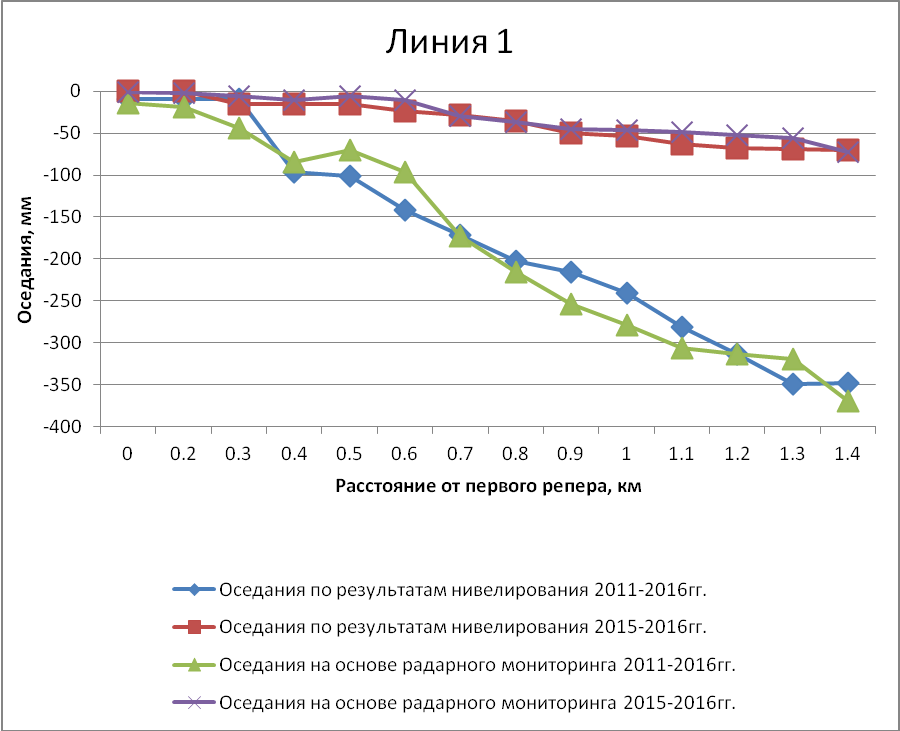
#> input picture artifacts/reconstruction/musikhin_line1_2011_2016_v1/inputs/source_line1_native.png, 900 x 731 px
$ python -i prepare.py   (imports and definitions only)
#> lines starting #> are read from the running program, lines starting #| are printed output that depends on the picture; after the words box and inside, x2 and y2 are one past the last pixel; in counts of white or black regions, pixels touching at a corner belong together
#> further down, picture is the input picture: PIL image 900x731 RGBA; mean R, G, B, A 244.4, 243.8, 243.6, 254.7
"""Prepare source-preserving figure/cell/tile jobs; never invent a coordinate system."""
from __future__ import annotations

import argparse
import csv
import hashlib
import json
import re
import shutil
from pathlib import Path

import pymupdf as fitz
import numpy as np
from PIL import Image


# [6 lines left out: function digest, not called in this run]


def write_json(path, value):
    path.parent.mkdir(parents=True, exist_ok=True)
    path.write_text(json.dumps(value, ensure_ascii=False, indent=2, sort_keys=True, default=list), encoding='utf-8')


# [8 lines left out: function serial, not called in this run]


def clusters(indices):
    groups = []
    for v in indices:
        if not groups or v - groups[-1][-1] > 2:
            groups.append([int(v)])
        else:
            groups[-1].append(int(v))
    return [int(round(np.mean(g))) for g in groups]


def table_grid(im, include_black=False):
#> called with include_black = False
    import cv2
    rgb = np.asarray(im.convert('RGB'))
    grey = cv2.cvtColor(rgb, cv2.COLOR_RGB2GRAY)
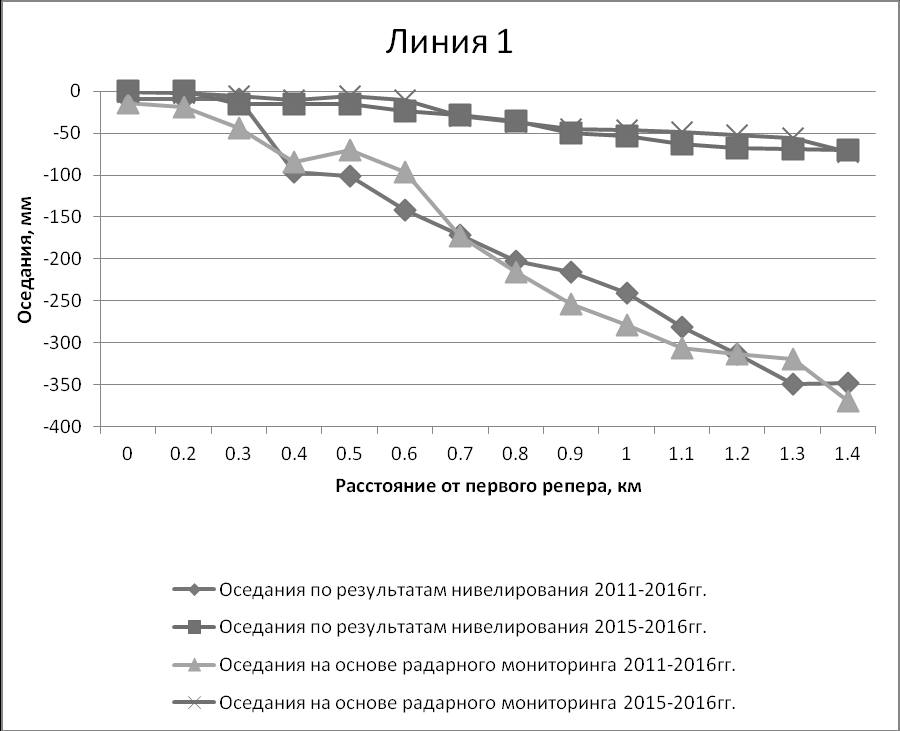
#> grey: shape (731, 900); min 0, max 255, mean 244
    # Excel grid is grey and achromatic; black text is deliberately excluded.
    achromatic = rgb.max(axis=2).astype(int) - rgb.min(axis=2).astype(int) < 12
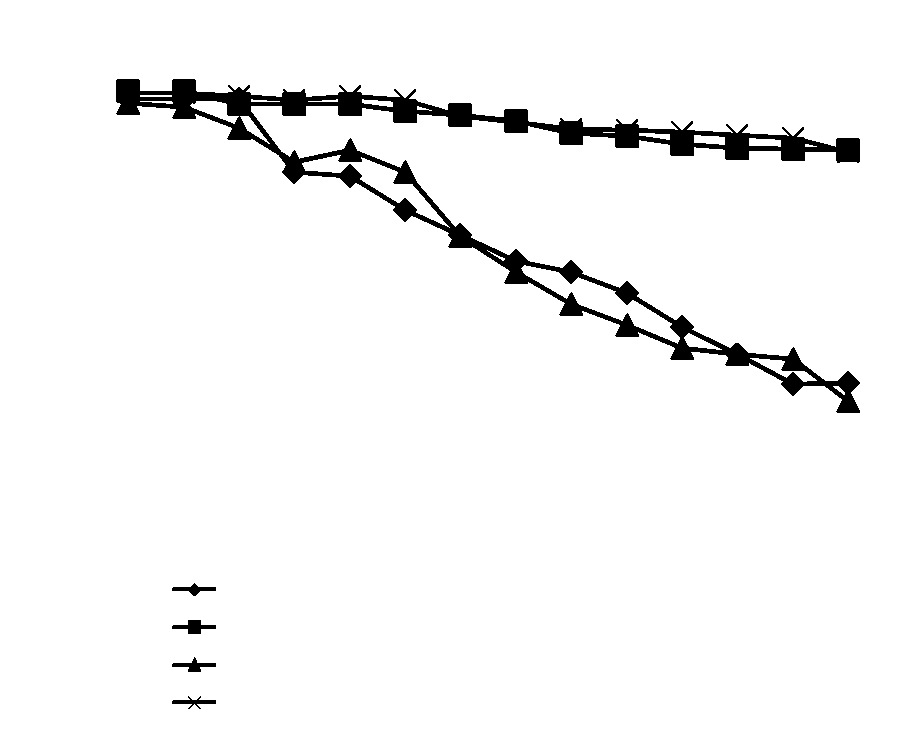
#> achromatic: shape (731, 900) bool; 96.2% white; 5 black regions, box (x1, y1, x2, y2) and area: (116, 79, 860, 413) 24013, (172, 620, 216, 634) 305, (172, 657, 216, 672) 256, (172, 583, 216, 596) 226, (172, 696, 216, 709) 209
    mask = (((grey >= 0) if include_black else (grey > 140)) & (grey < 245) & achromatic).astype('uint8') * 255
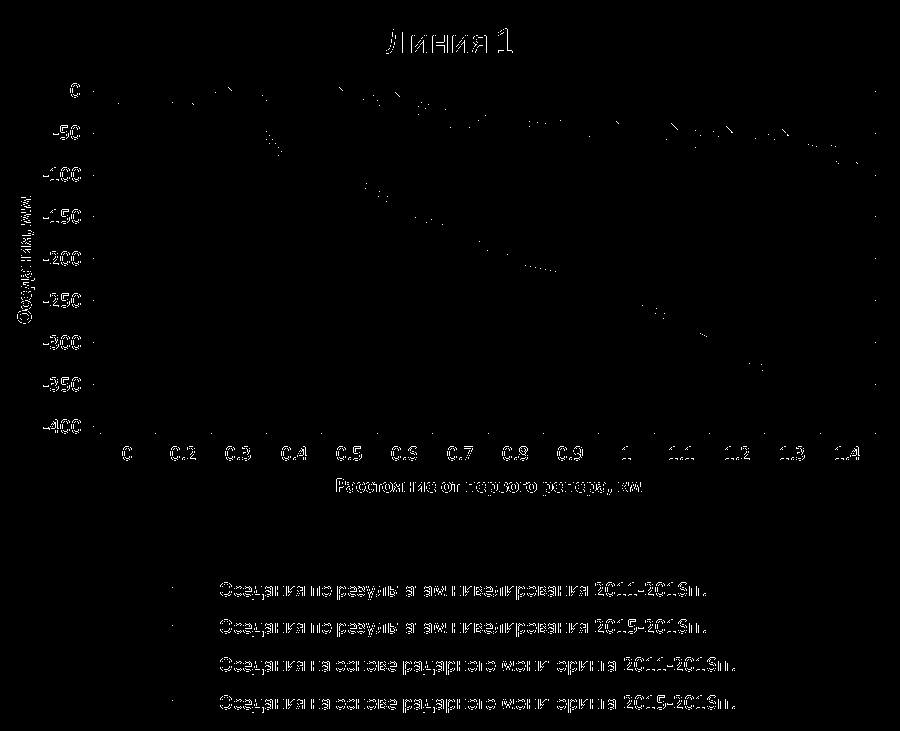
#> mask: shape (731, 900); 1.3% white in thin lines or dots, all inside (x1, y1, x2, y2) = (17, 28, 876, 713)
    horizontal = cv2.morphologyEx(mask, cv2.MORPH_OPEN, np.ones((1, max(15, im.width // 5)), 'uint8'))
#> horizontal: shape (731, 900); every value is 0
    vertical = cv2.morphologyEx(mask, cv2.MORPH_OPEN, np.ones((max(15, im.height // 3), 1), 'uint8'))
    ys = clusters(np.where((horizontal > 0).sum(axis=1) > im.width * .45)[0])
#> after the loop in clusters, `for v in indices:`: groups = []
#> ys = []
    xs = clusters(np.where((vertical > 0).sum(axis=0) > im.height * .35)[0])
#> xs = []
    if not xs or xs[0] > 3:
        xs.insert(0, 0)
    if not xs or im.width - xs[-1] > 3:
        xs.append(im.width - 1)
    if not ys or ys[0] > 3:
        ys.insert(0, 0)
    if not ys or im.height - ys[-1] > 3:
        ys.append(im.height - 1)
    return xs, ys


# [191 lines left out: functions make_crop, prepare, not called in this run]


# [10 lines not run here, left out]

>>> from PIL import Image
>>> picture = Image.open('../../artifacts/reconstruction/musikhin_line1_2011_2016_v1/inputs/source_line1_native.png')
>>> result = table_grid(picture)
#> result = ([0, 899], [0, 730])
